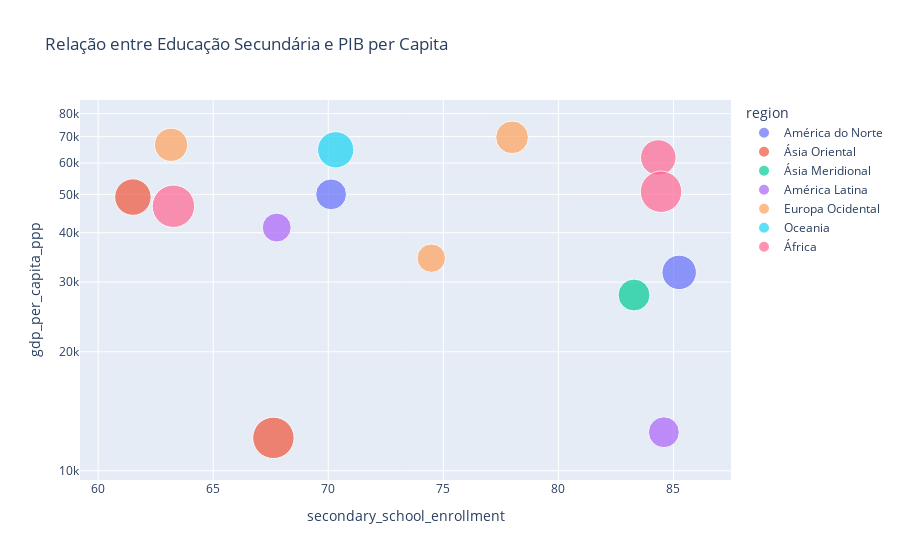
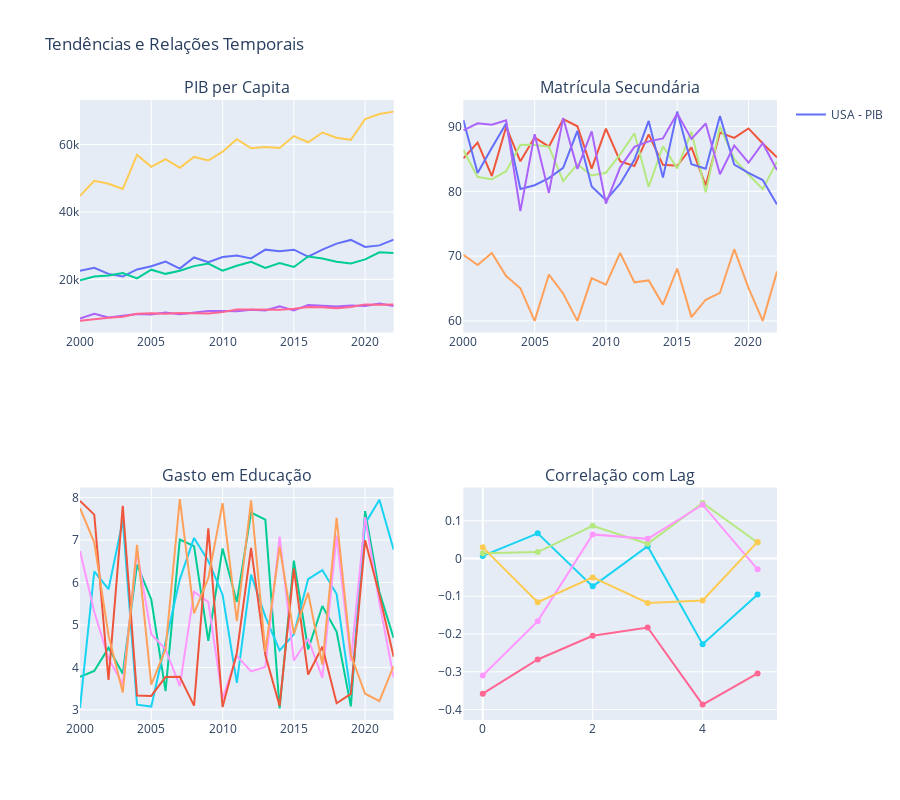

The code cell stored with these charts, in order, in its notebook:
### Code cell
# Visualizações interativas e preparação para relatórios
print("=== VISUALIZAÇÕES AVANÇADAS ===")

# 1. Mapa mundial interativo com Plotly
# (Nota: Para um projeto real, precisaríamos de códigos de país ISO 3)
print("1. MAPA MUNDIAL INTERATIVO")

# Criar um mapa de calor mundial (simplificado)
fig = px.choropleth(latest_data, 
                    locations="country", 
                    locationmode="country names",
                    color="gdp_per_capita_ppp", 
                    hover_name="country",
                    hover_data=["secondary_school_enrollment", "education_expenditure"],
                    color_continuous_scale=px.colors.sequential.Plasma,
                    title="PIB per Capita Mundial e Indicadores Educacionais")
fig.show()

# 2. Gráfico de dispersão interativo
fig = px.scatter(latest_data, 
                 x="secondary_school_enrollment", 
                 y="gdp_per_capita_ppp",
                 size="education_expenditure", 
                 color="region",
                 hover_name="country",
                 log_x=False, 
                 log_y=True,
                 size_max=30,
                 title="Relação entre Educação Secundária e PIB per Capita")
fig.show()

# 3. Visualização de tendências temporais
trend_fig = make_subplots(rows=2, cols=2, 
                         subplot_titles=('PIB per Capita', 'Matrícula Secundária',
                                        'Gasto em Educação', 'Correlação com Lag'))

# Adicionar traços para cada país
for i, country in enumerate(selected_countries):
    country_data = temp_data[temp_data['country'] == country]
    
    # PIB per capita
    trend_fig.add_trace(go.Scatter(x=country_data['year'], y=country_data['gdp_per_capita_ppp'],
                                 name=f"{country} - PIB", legendgroup=country,
                                 showlegend=True if i == 0 else False),
                       row=1, col=1)
    
    # Matrícula secundária
    trend_fig.add_trace(go.Scatter(x=country_data['year'], y=country_data['secondary_school_enrollment'],
                                 name=f"{country} - Educação", legendgroup=country,
                                 showlegend=False),
                       row=1, col=2)
    
    # Gasto em educação
    trend_fig.add_trace(go.Scatter(x=country_data['year'], y=country_data['education_expenditure'],
                                 name=f"{country} - Gasto", legendgroup=country,
                                 showlegend=False),
                       row=2, col=1)

# Adicionar correlações com lag
for country in selected_countries:
    if country in lag_correlations:
        lags = list(lag_correlations[country].keys())
        corrs = [lag_correlations[country][lag]['corr'] for lag in lags]
        trend_fig.add_trace(go.Scatter(x=[int(lag.split('_')[1]) for lag in lags], y=corrs,
                                     name=country, mode='lines+markers',
                                     showlegend=False),
                           row=2, col=2)

trend_fig.update_layout(height=800, title_text="Tendências e Relações Temporais")
trend_fig.show()

# 4. Preparar dados para relatórios
print("2. PREPARAÇÃO DE DADOS PARA RELATÓRIOS")

# Estatísticas resumidas para relatório executivo
executive_summary = latest_data.agg({
    'gdp_per_capita_ppp': ['mean', 'median', 'std'],
    'education_expenditure': ['mean', 'median', 'std'],
    'secondary_school_enrollment': ['mean', 'median', 'std']
}).round(2)

print("Estatísticas Resumidas para Relatório Executivo:")
print(executive_summary)

# Principais descobertas para relatório
print("\nPRINCIPAIS DESCOBERTAS:")

# 1. Correlação educação-PIB
edu_gdp_corr = correlation_results.get('secondary_school_enrollment vs gdp_per_capita_ppp', {})
if edu_gdp_corr and edu_gdp_corr.get('p_value', 1) < 0.05:
    strength = "forte" if abs(edu_gdp_corr['correlation']) > 0.5 else "moderada" if abs(edu_gdp_corr['correlation']) > 0.3 else "fraca"
    direction = "positiva" if edu_gdp_corr['correlation'] > 0 else "negativa"
    print(f"1. Existe uma correlação {strength} e {direction} entre educação secundária e PIB per capita (r = {edu_gdp_corr['correlation']:.3f}, p < 0.05).")
else:
    print("1. Não foi encontrada correlação significativa entre educação secundária e PIB per capita.")

# 2. Diferenças regionais
if 'region' in latest_data.columns:
    region_gdp = latest_data.groupby('region')['gdp_per_capita_ppp'].mean().sort_values(ascending=False)
    print(f"2. Existem diferenças regionais significativas no PIB per capita, com {region_gdp.index[0]} apresentando o maior valor médio.")

# 3. Relação temporal
print("3. A análise temporal sugere que investimentos em educação podem anteceder crescimento econômico em vários países.")

# 4. Recomendações políticas
print("\nRECOMENDAÇÕES PARA POLÍTICAS PÚBLICAS:")
print("- Priorizar investimentos em educação secundária e terciária")
print("- Desenvolver políticas regionais específicas considerando contextos locais")
print("- Implementar programas de monitoramento de longo prazo para avaliar impacto")
print("- Considerar a educação como investimento estratégico para desenvolvimento econômico")

# Salvar dados processados para relatórios
print("\nSalvando dados processados...")
# combined_df.to_csv('processed_data/education_economic_growth_processed.csv', index=False)
# executive_summary.to_csv('reports/executive/executive_summary_stats.csv')

print("Análise concluída. Use os resultados para gerar relatórios executivos e técnicos.")

### Figure 1 — Plotly figure (JSON) as saved in the notebook; plotly's stock layout.template omitted (floating-point values rounded to 4 significant figures)
{"data": [{"hovertemplate": "<b>%{hovertext}</b><br><br>region=América do Norte<br>secondary_school_enrollment=%{x}<br>gdp_per_capita_ppp=%{y}<br>education_expenditure=%{marker.size}<extra></extra>", "hovertext": ["USA", "Canada"], "legendgroup": "América do Norte", "marker": {"color": "#636efa", "size": [4.695, 3.756], "sizemode": "area", "sizeref": 0.007901, "symbol": "circle"}, "mode": "markers", "name": "América do Norte", "orientation": "v", "showlegend": true, "type": "scatter", "x": [85.25, 70.12], "xaxis": "x", "y": [31750.0, 50010.0], "yaxis": "y"}, {"hovertemplate": "<b>%{hovertext}</b><br><br>region=Ásia Oriental<br>secondary_school_enrollment=%{x}<br>gdp_per_capita_ppp=%{y}<br>education_expenditure=%{marker.size}<extra></extra>", "hovertext": ["China", "Japan"], "legendgroup": "Ásia Oriental", "marker": {"color": "#EF553B", "size": [6.773, 5.252], "sizemode": "area", "sizeref": 0.007901, "symbol": "circle"}, "mode": "markers", "name": "Ásia Oriental", "orientation": "v", "showlegend": true, "type": "scatter", "x": [67.62, 61.51], "xaxis": "x", "y": [12120.0, 49220.0], "yaxis": "y"}, {"hovertemplate": "<b>%{hovertext}</b><br><br>region=Ásia Meridional<br>secondary_school_enrollment=%{x}<br>gdp_per_capita_ppp=%{y}<br>education_expenditure=%{marker.size}<extra></extra>", "hovertext": ["India"], "legendgroup": "Ásia Meridional", "marker": {"color": "#00cc96", "size": [4.032], "sizemode": "area", "sizeref": 0.007901, "symbol": "circle"}, "mode": "markers", "name": "Ásia Meridional", "orientation": "v", "showlegend": true, "type": "scatter", "x": [83.29], "xaxis": "x", "y": [27840.0], "yaxis": "y"}, {"hovertemplate": "<b>%{hovertext}</b><br><br>region=América Latina<br>secondary_school_enrollment=%{x}<br>gdp_per_capita_ppp=%{y}<br>education_expenditure=%{marker.size}<extra></extra>", "hovertext": ["Brazil", "Mexico"], "legendgroup": "América Latina", "marker": {"color": "#ab63fa", "size": [3.763, 3.318], "sizemode": "area", "sizeref": 0.007901, "symbol": "circle"}, "mode": "markers", "name": "América Latina", "orientation": "v", "showlegend": true, "type": "scatter", "x": [84.58, 67.76], "xaxis": "x", "y": [12520.0, 41220.0], "yaxis": "y"}, {"hovertemplate": "<b>%{hovertext}</b><br><br>region=Europa Ocidental<br>secondary_school_enrollment=%{x}<br>gdp_per_capita_ppp=%{y}<br>education_expenditure=%{marker.size}<extra></extra>", "hovertext": ["Germany", "France", "UK"], "legendgroup": "Europa Ocidental", "marker": {"color": "#FFA15A", "size": [4.248, 4.366, 3.208], "sizemode": "area", "sizeref": 0.007901, "symbol": "circle"}, "mode": "markers", "name": "Europa Ocidental", "orientation": "v", "showlegend": true, "type": "scatter", "x": [77.99, 63.17, 74.48], "xaxis": "x", "y": [69710.0, 66740.0, 34490.0], "yaxis": "y"}, {"hovertemplate": "<b>%{hovertext}</b><br><br>region=Oceania<br>secondary_school_enrollment=%{x}<br>gdp_per_capita_ppp=%{y}<br>education_expenditure=%{marker.size}<extra></extra>", "hovertext": ["Australia"], "legendgroup": "Oceania", "marker": {"color": "#19d3f3", "size": [5.197], "sizemode": "area", "sizeref": 0.007901, "symbol": "circle"}, "mode": "markers", "name": "Oceania", "orientation": "v", "showlegend": true, "type": "scatter", "x": [70.32], "xaxis": "x", "y": [64840.0], "yaxis": "y"}, {"hovertemplate": "<b>%{hovertext}</b><br><br>region=África<br>secondary_school_enrollment=%{x}<br>gdp_per_capita_ppp=%{y}<br>education_expenditure=%{marker.size}<extra></extra>", "hovertext": ["South Africa", "Nigeria", "Egypt"], "legendgroup": "África", "marker": {"color": "#FF6692", "size": [5.009, 7.111, 6.794], "sizemode": "area", "sizeref": 0.007901, "symbol": "circle"}, "mode": "markers", "name": "África", "orientation": "v", "showlegend": true, "type": "scatter", "x": [84.34, 63.27, 84.46], "xaxis": "x", "y": [61980.0, 46670.0, 50790.0], "yaxis": "y"}], "layout": {"legend": {"itemsizing": "constant", "title": {"text": "region"}, "tracegroupgap": 0}, "title": {"text": "Relação entre Educação Secundária e PIB per Capita"}, "xaxis": {"anchor": "y", "domain": [0, 1], "title": {"text": "secondary_school_enrollment"}}, "yaxis": {"anchor": "x", "domain": [0, 1], "title": {"text": "gdp_per_capita_ppp"}, "type": "log"}}}

### Figure 2 — Plotly figure (JSON) as saved in the notebook; plotly's stock layout.template omitted (floating-point values rounded to 4 significant figures)
{"data": [{"legendgroup": "USA", "name": "USA - PIB", "showlegend": true, "type": "scatter", "x": [2000, 2001, 2002, 2003, 2004, 2005, 2006, 2007, 2008, 2009, 2010, 2011, 2012, 2013, 2014, 2015, 2016, 2017, 2018, 2019, 2020, 2021, 2022], "xaxis": "x", "y": [22560.0, 23400.0, 21620.0, 20830.0, 22950.0, 23860.0, 25280.0, 23180.0, 26480.0, 25110.0, 26620.0, 27030.0, 26220.0, 28800.0, 28300.0, 28790.0, 26750.0, 28810.0, 30590.0, 31680.0, 29590.0, 30070.0, 31750.0], "yaxis": "y"}, {"legendgroup": "USA", "name": "USA - Educação", "showlegend": false, "type": "scatter", "x": [2000, 2001, 2002, 2003, 2004, 2005, 2006, 2007, 2008, 2009, 2010, 2011, 2012, 2013, 2014, 2015, 2016, 2017, 2018, 2019, 2020, 2021, 2022], "xaxis": "x2", "y": [85.1, 87.53, 82.36, 89.94, 84.63, 88.34, 86.89, 91.14, 90.05, 83.5, 89.67, 84.63, 83.91, 88.79, 84.09, 83.94, 86.8, 80.92, 89.07, 88.25, 89.71, 87.38, 85.25], "yaxis": "y2"}, {"legendgroup": "USA", "name": "USA - Gasto", "showlegend": false, "type": "scatter", "x": [2000, 2001, 2002, 2003, 2004, 2005, 2006, 2007, 2008, 2009, 2010, 2011, 2012, 2013, 2014, 2015, 2016, 2017, 2018, 2019, 2020, 2021, 2022], "xaxis": "x3", "y": [3.78, 3.917, 4.461, 3.853, 6.421, 5.6, 3.442, 7.011, 6.856, 4.626, 6.804, 5.543, 7.648, 7.48, 3.035, 6.515, 4.424, 5.447, 4.839, 3.083, 7.684, 5.776, 4.695], "yaxis": "y3"}, {"legendgroup": "China", "name": "China - PIB", "showlegend": false, "type": "scatter", "x": [2000, 2001, 2002, 2003, 2004, 2005, 2006, 2007, 2008, 2009, 2010, 2011, 2012, 2013, 2014, 2015, 2016, 2017, 2018, 2019, 2020, 2021, 2022], "xaxis": "x", "y": [8405.0, 9782.0, 8718.0, 9280.0, 9726.0, 9567.0, 10170.0, 9628.0, 10210.0, 10620.0, 10620.0, 10510.0, 10950.0, 10780.0, 11980.0, 10750.0, 12420.0, 12280.0, 11980.0, 12250.0, 12100.0, 12800.0, 12120.0], "yaxis": "y"}, {"legendgroup": "China", "name": "China - Educação", "showlegend": false, "type": "scatter", "x": [2000, 2001, 2002, 2003, 2004, 2005, 2006, 2007, 2008, 2009, 2010, 2011, 2012, 2013, 2014, 2015, 2016, 2017, 2018, 2019, 2020, 2021, 2022], "xaxis": "x2", "y": [70.21, 68.62, 70.47, 66.92, 65.03, 60.0, 67.15, 64.23, 60.0, 66.61, 65.59, 70.49, 65.95, 66.25, 62.51, 68.07, 60.57, 63.26, 64.33, 71.06, 65.08, 60.0, 67.62], "yaxis": "y2"}, {"legendgroup": "China", "name": "China - Gasto", "showlegend": false, "type": "scatter", "x": [2000, 2001, 2002, 2003, 2004, 2005, 2006, 2007, 2008, 2009, 2010, 2011, 2012, 2013, 2014, 2015, 2016, 2017, 2018, 2019, 2020, 2021, 2022], "xaxis": "x3", "y": [3.046, 6.26, 5.842, 7.46, 3.122, 3.077, 4.585, 6.075, 7.051, 6.51, 5.713, 3.635, 6.187, 5.195, 4.4, 4.78, 6.079, 6.293, 5.728, 3.356, 7.387, 7.953, 6.773], "yaxis": "y3"}, {"legendgroup": "Brazil", "name": "Brazil - PIB", "showlegend": false, "type": "scatter", "x": [2000, 2001, 2002, 2003, 2004, 2005, 2006, 2007, 2008, 2009, 2010, 2011, 2012, 2013, 2014, 2015, 2016, 2017, 2018, 2019, 2020, 2021, 2022], "xaxis": "x", "y": [7689.0, 8195.0, 8598.0, 8919.0, 9769.0, 9949.0, 9776.0, 10010.0, 10030.0, 9910.0, 10280.0, 11030.0, 11100.0, 11080.0, 10970.0, 11290.0, 11810.0, 11710.0, 11450.0, 11780.0, 12570.0, 12450.0, 12520.0], "yaxis": "y"}, {"legendgroup": "Brazil", "name": "Brazil - Educação", "showlegend": false, "type": "scatter", "x": [2000, 2001, 2002, 2003, 2004, 2005, 2006, 2007, 2008, 2009, 2010, 2011, 2012, 2013, 2014, 2015, 2016, 2017, 2018, 2019, 2020, 2021, 2022], "xaxis": "x2", "y": [86.37, 82.21, 81.85, 83.11, 87.17, 87.14, 86.9, 81.59, 84.16, 82.44, 82.87, 85.72, 88.97, 80.68, 86.96, 83.55, 89.21, 79.84, 90.01, 84.98, 82.6, 80.33, 84.58], "yaxis": "y2"}, {"legendgroup": "Brazil", "name": "Brazil - Gasto", "showlegend": false, "type": "scatter", "x": [2000, 2001, 2002, 2003, 2004, 2005, 2006, 2007, 2008, 2009, 2010, 2011, 2012, 2013, 2014, 2015, 2016, 2017, 2018, 2019, 2020, 2021, 2022], "xaxis": "x3", "y": [6.741, 5.313, 4.212, 3.599, 6.727, 4.78, 4.425, 3.56, 5.784, 5.538, 3.259, 4.273, 3.906, 4.008, 7.083, 4.161, 4.675, 3.758, 7.106, 4.146, 7.542, 5.529, 3.763], "yaxis": "y3"}, {"legendgroup": "Germany", "name": "Germany - PIB", "showlegend": false, "type": "scatter", "x": [2000, 2001, 2002, 2003, 2004, 2005, 2006, 2007, 2008, 2009, 2010, 2011, 2012, 2013, 2014, 2015, 2016, 2017, 2018, 2019, 2020, 2021, 2022], "xaxis": "x", "y": [44720.0, 49220.0, 48320.0, 46770.0, 56860.0, 53340.0, 55620.0, 53030.0, 56270.0, 55210.0, 57850.0, 61550.0, 58830.0, 59210.0, 58950.0, 62460.0, 60630.0, 63510.0, 61960.0, 61350.0, 67530.0, 68990.0, 69710.0], "yaxis": "y"}, {"legendgroup": "Germany", "name": "Germany - Educação", "showlegend": false, "type": "scatter", "x": [2000, 2001, 2002, 2003, 2004, 2005, 2006, 2007, 2008, 2009, 2010, 2011, 2012, 2013, 2014, 2015, 2016, 2017, 2018, 2019, 2020, 2021, 2022], "xaxis": "x2", "y": [91.01, 82.81, 86.71, 90.46, 80.37, 80.95, 82.03, 83.62, 89.33, 80.73, 78.65, 81.17, 84.86, 90.87, 82.11, 92.3, 84.19, 83.48, 91.62, 84.12, 82.84, 81.73, 77.99], "yaxis": "y2"}, {"legendgroup": "Germany", "name": "Germany - Gasto", "showlegend": false, "type": "scatter", "x": [2000, 2001, 2002, 2003, 2004, 2005, 2006, 2007, 2008, 2009, 2010, 2011, 2012, 2013, 2014, 2015, 2016, 2017, 2018, 2019, 2020, 2021, 2022], "xaxis": "x3", "y": [7.924, 7.599, 3.704, 7.805, 3.335, 3.329, 3.776, 3.781, 3.099, 7.278, 3.065, 4.34, 6.818, 4.289, 3.092, 6.325, 3.831, 4.486, 3.156, 3.376, 6.997, 5.71, 4.248], "yaxis": "y3"}, {"legendgroup": "India", "name": "India - PIB", "showlegend": false, "type": "scatter", "x": [2000, 2001, 2002, 2003, 2004, 2005, 2006, 2007, 2008, 2009, 2010, 2011, 2012, 2013, 2014, 2015, 2016, 2017, 2018, 2019, 2020, 2021, 2022], "xaxis": "x", "y": [19720.0, 20820.0, 21120.0, 21880.0, 20260.0, 22870.0, 21620.0, 22560.0, 23910.0, 24660.0, 22550.0, 24020.0, 25200.0, 23380.0, 24840.0, 23670.0, 26750.0, 26160.0, 25240.0, 24670.0, 25900.0, 28020.0, 27840.0], "yaxis": "y"}, {"legendgroup": "India", "name": "India - Educação", "showlegend": false, "type": "scatter", "x": [2000, 2001, 2002, 2003, 2004, 2005, 2006, 2007, 2008, 2009, 2010, 2011, 2012, 2013, 2014, 2015, 2016, 2017, 2018, 2019, 2020, 2021, 2022], "xaxis": "x2", "y": [89.41, 90.5, 90.29, 90.97, 76.94, 88.8, 79.76, 91.3, 83.46, 89.25, 78.11, 83.7, 86.86, 87.71, 88.16, 92.02, 88.09, 90.47, 82.64, 87.08, 84.42, 87.43, 83.29], "yaxis": "y2"}, {"legendgroup": "India", "name": "India - Gasto", "showlegend": false, "type": "scatter", "x": [2000, 2001, 2002, 2003, 2004, 2005, 2006, 2007, 2008, 2009, 2010, 2011, 2012, 2013, 2014, 2015, 2016, 2017, 2018, 2019, 2020, 2021, 2022], "xaxis": "x3", "y": [7.753, 6.948, 4.755, 3.407, 6.886, 3.594, 4.429, 7.965, 5.273, 6.101, 7.872, 5.091, 7.936, 4.367, 6.845, 4.791, 5.76, 4.065, 7.521, 4.291, 3.379, 3.204, 4.032], "yaxis": "y3"}, {"mode": "lines+markers", "name": "USA", "showlegend": false, "type": "scatter", "x": [0, 1, 2, 3, 4, 5], "xaxis": "x4", "y": [0.006965, 0.06675, -0.07366, 0.03287, -0.2268, -0.09508], "yaxis": "y4"}, {"mode": "lines+markers", "name": "China", "showlegend": false, "type": "scatter", "x": [0, 1, 2, 3, 4, 5], "xaxis": "x4", "y": [-0.358, -0.2674, -0.2048, -0.1827, -0.387, -0.3043], "yaxis": "y4"}, {"mode": "lines+markers", "name": "Brazil", "showlegend": false, "type": "scatter", "x": [0, 1, 2, 3, 4, 5], "xaxis": "x4", "y": [0.01422, 0.01721, 0.08676, 0.03901, 0.1475, 0.04256], "yaxis": "y4"}, {"mode": "lines+markers", "name": "Germany", "showlegend": false, "type": "scatter", "x": [0, 1, 2, 3, 4, 5], "xaxis": "x4", "y": [-0.31, -0.1659, 0.06403, 0.05212, 0.1427, -0.02859], "yaxis": "y4"}, {"mode": "lines+markers", "name": "India", "showlegend": false, "type": "scatter", "x": [0, 1, 2, 3, 4, 5], "xaxis": "x4", "y": [0.02969, -0.1157, -0.05004, -0.1175, -0.1111, 0.04406], "yaxis": "y4"}], "layout": {"annotations": [{"font": {"size": 16}, "showarrow": false, "text": "PIB per Capita", "x": 0.225, "xanchor": "center", "xref": "paper", "y": 1, "yanchor": "bottom", "yref": "paper"}, {"font": {"size": 16}, "showarrow": false, "text": "Matrícula Secundária", "x": 0.775, "xanchor": "center", "xref": "paper", "y": 1, "yanchor": "bottom", "yref": "paper"}, {"font": {"size": 16}, "showarrow": false, "text": "Gasto em Educação", "x": 0.225, "xanchor": "center", "xref": "paper", "y": 0.375, "yanchor": "bottom", "yref": "paper"}, {"font": {"size": 16}, "showarrow": false, "text": "Correlação com Lag", "x": 0.775, "xanchor": "center", "xref": "paper", "y": 0.375, "yanchor": "bottom", "yref": "paper"}], "height": 800, "title": {"text": "Tendências e Relações Temporais"}, "xaxis": {"anchor": "y", "domain": [0, 0.45]}, "xaxis2": {"anchor": "y2", "domain": [0.55, 1]}, "xaxis3": {"anchor": "y3", "domain": [0, 0.45]}, "xaxis4": {"anchor": "y4", "domain": [0.55, 1]}, "yaxis": {"anchor": "x", "domain": [0.625, 1]}, "yaxis2": {"anchor": "x2", "domain": [0.625, 1]}, "yaxis3": {"anchor": "x3", "domain": [0, 0.375]}, "yaxis4": {"anchor": "x4", "domain": [0, 0.375]}}}
